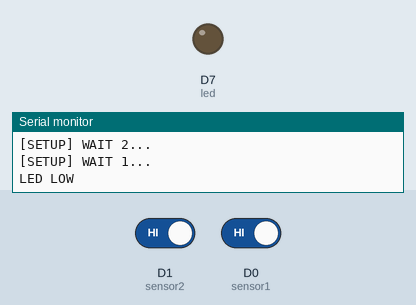
Simulated run of this sketch. Board: ESP8266 (NodeMCU). Shown: output pins drawn as LEDs (lit = HIGH), the last lines printed to the serial monitor. The test bench sets the inputs (shaded band); at power-on: D1 (sensor2) HIGH, D0 (sensor1) HIGH. WiFi joins after 1.5 s; servers stay silent unless stated; uploads are accepted with an empty reply.

Above: at 5.2 s.
5.3 s: D1 (sensor2) driven LOW and D0 (sensor1) driven LOW
At 7.0 s:
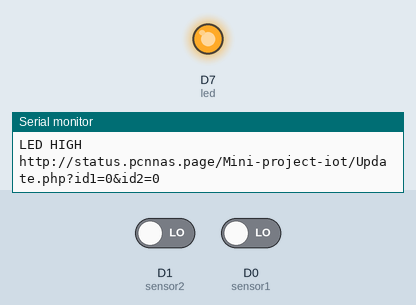
7.7 s: D1 (sensor2) driven HIGH
At 8.8 s:
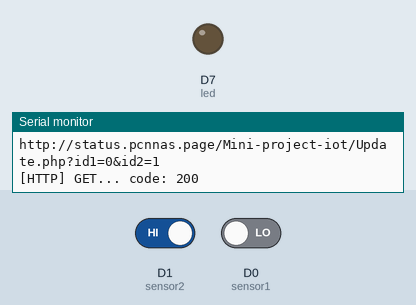
9.8 s: D1 (sensor2) driven LOW
At 11.7 s:
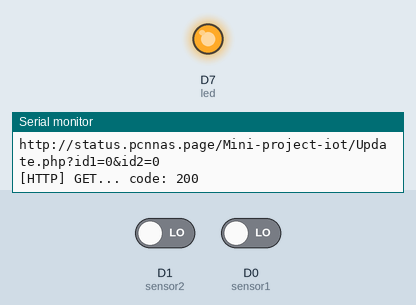
Timing chart, 0 to 13.2 s (numbered marks = the images above; inputs shaded):
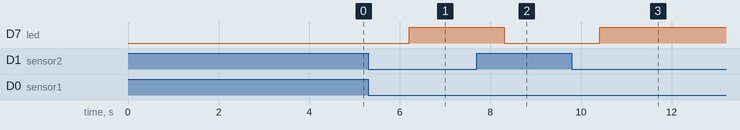

The sketch:

Mini_project.ino
```cpp
#include <Wire.h>
#include <time.h>
#include <Arduino.h>
#include <ESP8266WiFi.h>
#include <ESP8266WiFiMulti.h>
#include <ESP8266HTTPClient.h>
ESP8266WiFiMulti WiFiMulti;
int sensor1 = D0;
int sensor2 = D1;
int led = D7;
void setup() {
pinMode(sensor1,INPUT);
pinMode(sensor2,INPUT);
pinMode(led,OUTPUT);
 Wire.begin();
 Serial.begin(115200);
 for (uint8_t t = 4; t > 0; t--) {
 Serial.printf("[SETUP] WAIT %d...\n", t);
 Serial.flush();
 delay(1000);
 }
 WiFiMulti.addAP("IOT-RMUTI", "@1111111111111!"); // ssid , password

}
void loop() {

int s1 = digitalRead(sensor1);
int s2 = digitalRead(sensor2);
led1();
  if ((WiFiMulti.run() == WL_CONNECTED)) {
    HTTPClient http;
    String url = "http://status.pcnnas.page/Mini-project-iot/Update.php?";
           url += "id1=";
           url +=  s1;
           url += "&id2=";
           url +=  s2;

    Serial.println(url);
    http.begin(url); //HTTP
    int httpCode = http.GET();
    if (httpCode > 0) {
    Serial.printf("[HTTP] GET... code: %d\n", httpCode);
    if (httpCode == HTTP_CODE_OK) {
    String payload = http.getString();
    Serial.println(payload);
   }
   } else {
     Serial.printf("[HTTP] GET... failed, error: %s\n", http.errorToString(httpCode).c_str());
   }
   http.end();
   }
   delay(500);


}
void led1(){

int s1 = digitalRead(sensor1);
int s2 = digitalRead(sensor2);
if((s1==0)&&(s2==0)){
      digitalWrite(led,HIGH);
      Serial.println("LED HIGH");
}
else {
      Serial.println("LED LOW");
      digitalWrite(led,LOW);
  }
}
```

Measured:
- after the input at 5.3 s, D7 (led): LOW → HIGH after 0.90 s
- after the input at 7.7 s, D7 (led): HIGH → LOW after 0.61 s
- after the input at 9.8 s, D7 (led): LOW → HIGH after 0.61 s
